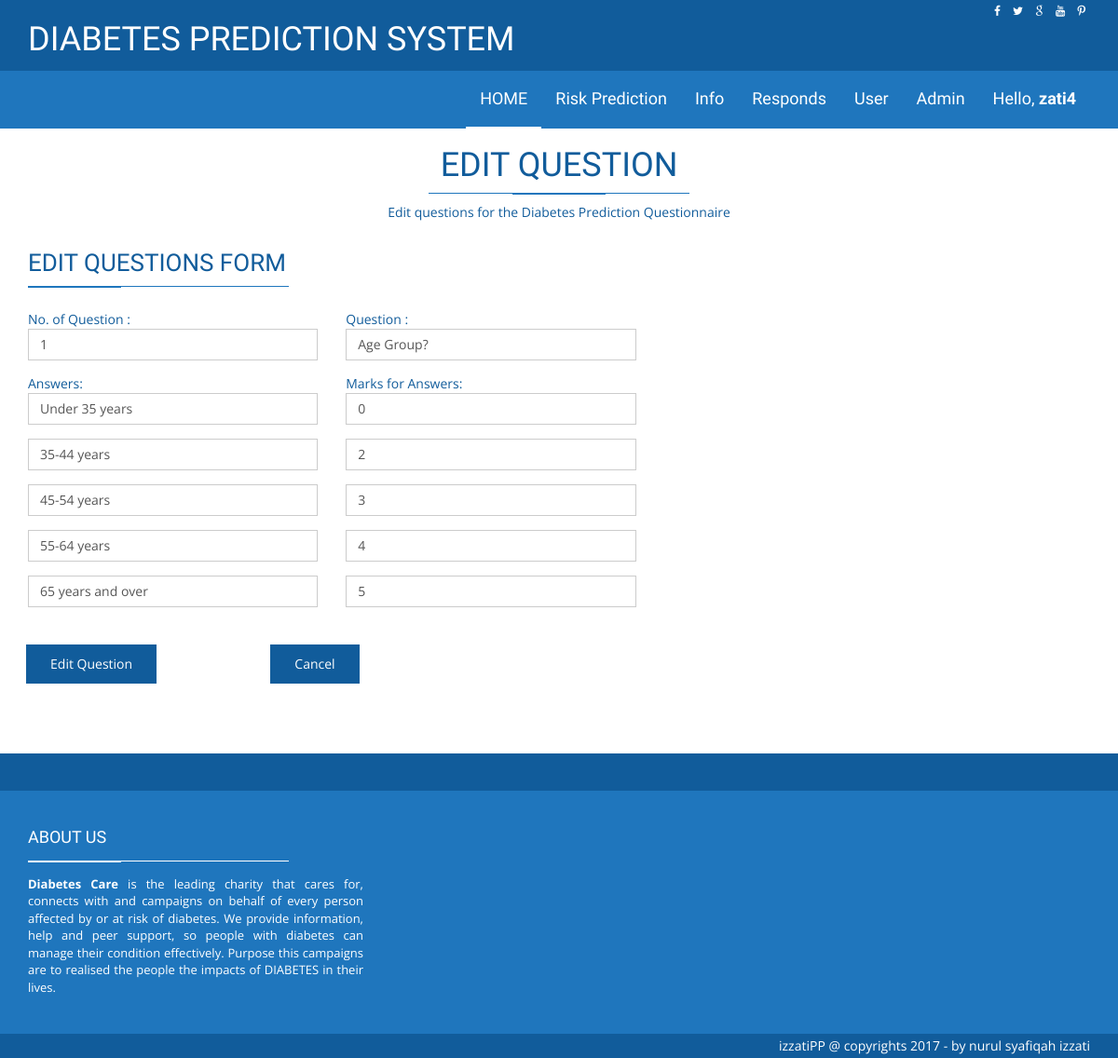
/HTML/edit.php?id=1 (signed in), run on the app's committed database.
### tables this page shows
CREATE TABLE IF NOT EXISTS `questionnaire` (
  `idquestionnaire` int(11) NOT NULL,
  `question` varchar(300) NOT NULL,
  `answer1` varchar(100) NOT NULL,
  `answer2` varchar(100) NOT NULL,
  `answer3` varchar(100) DEFAULT NULL,
  `answer4` varchar(45) DEFAULT NULL,
  `answer5` varchar(45) DEFAULT NULL,
  `mark1` int(2) NOT NULL,
  `mark2` int(2) NOT NULL,
  `mark3` int(2) DEFAULT NULL,
  `mark4` int(2) DEFAULT NULL,
  `mark5` int(2) DEFAULT NULL
);

### HTML/edit.php (the view, shortened to what this page needs)
<?php
$a = $_SESSION['adminID'];
?>
<!DOCTYPE html>
<html class="no-js">
    <head>
        <link rel="stylesheet" href="assets/css/bootstrap.min.css">
        <link rel="stylesheet" href="assets/css/font-awesome.min.css">
        <link rel="stylesheet" href="assets/css/style.css">
    </head>
    <body>
	<?php
 if(isset($_GET['id']))
  {
  $id=$_GET['id'];
  $getselect=mysql_query("SELECT * FROM questionnaire WHERE idquestionnaire=$id");
  while($ques=mysql_fetch_array($getselect))
  {
  $i=$ques['idquestionnaire'];
  $m=$ques['question'];
  $t=$ques['mark1'];
  $p=$ques['answer1'];
  $q=$ques['answer2'];
  $u=$ques['mark2'];
  $r=$ques['answer3'];
  $w=$ques['mark3'];
  $s=$ques['answer4'];
   $z=$ques['mark4'];
  $v=$ques['answer5'];
	$y=$ques['mark5'];
?>
 <header class="main-header">
        <nav class="navbar navbar-static-top">
            <div class="navbar-top">
              <div class="container">
                  <div class="row">
                    <div class="col-sm-6 col-xs-12">
                        <ul class="list-unstyled list-inline header-contact">
                            <li> <h1>DIABETES PREDICTION SYSTEM</li>
                       </ul>
                    </div>
                    <div class="col-sm-6 col-xs-12 text-right">
                        <ul class="list-unstyled list-inline header-social">
                            <li> <a href="#"> <i class="fa fa-facebook"></i> </a> </li>
                            <li> <a href="#"> <i class="fa fa-twitter"></i>  </a> </li>
                            <li> <a href="#"> <i class="fa fa-google"></i>  </a> </li>
                            <li> <a href="#"> <i class="fa fa-youtube"></i>  </a> </li>
                            <li> <a href="#"> <i class="fa fa fa-pinterest-p"></i>  </a> </li>
                       </ul>
                    </div>
                  </div>
              </div>
            </div>
            <div class="navbar-main">
              <div class="container">
                <div id="navbar" class="navbar-collapse collapse pull-right">
                  <ul class="nav navbar-nav">
                     <li><a class="is-active" href="adminIndex.php">HOME </a></li>
                    <li class="has-child"><a href="#">Risk Prediction</a>
					</li>
					<li class="has-child"><a href="#">Info</a>
					</li>
						<li class="has-child"><a href="#">Responds</a>
					</li>
						<li class="has-child"><a href="#">User</a>
					</li>	<li class="has-child"><a href="#">Admin</a>
					</li>
					<li class="has-child"><a href="#">Hello, <b><?php echo $a; ?></b></a>
                  </ul>
                </div>
              </div>
            </div>
        </nav>
    </header>
	<h1 class="page-title"><center> EDIT QUESTION</center> <span class="title-under"></span></h1>
			<p class="page-description">
				<center>Edit questions for the Diabetes Prediction Questionnaire</center>
			</p>
	<div class="main-container fadeIn animated">
		<div class="container">
			<div class="row">
				<div class="col-md-7 col-sm-12 col-form">
					<h2 class="title-style-2">EDIT QUESTIONS FORM <span class="title-under"></span></h2>
					<form action="edit2.php" method="post" class="contact-form ajax-form">
						<div class="row">
									<div class="form-group col-md-6">
						No. of Question :
                             <input type="number" name="idquestionnaire" class="form-control" placeholder=""
      value="<?php echo $i; ?>" required>
                        </div>
						<div class="form-group col-md-6">
						Question :
                             <input type="text" name="question" class="form-control" placeholder=""
      value="<?php echo $m; ?>" required>
                        </div>
							<div class="form-group col-md-6">
							Answers:
	                            <input type="text" name="answer1" class="form-control" placeholder=""
      value="<?php echo $p; ?>"required>
	                        </div>
	                         <div class="form-group col-md-6">
							 Marks for Answers:
	                            <input type="number" name="mark1" class="form-control" placeholder=""
      value="<?php echo $t; ?>" required>
	                        </div>
								<div class="form-group col-md-6">
	                            <input type="text" name="answer2" class="form-control" placeholder=""
      value="<?php echo $q; ?>">
	                        </div>
	                         <div class="form-group col-md-6">
	                            <input type="number" name="mark2" class="form-control" placeholder=""
      value="<?php echo $u; ?>" >
	                        </div>
								<div class="form-group col-md-6">
	                            <input type="text" name="answer3" class="form-control" placeholder=""
      value="<?php echo $r; ?>" >
	                        </div>
	                         <div class="form-group col-md-6">
	                            <input type="number" name="mark3" class="form-control" placeholder=""
      value="<?php echo $w; ?>" >
	                        </div>
								<div class="form-group col-md-6">
	                            <input type="text" name="answer4" class="form-control" placeholder=""
      value="<?php echo $s; ?>" >
	                        </div>
	                         <div class="form-group col-md-6">
	                            <input type="number" name="mark4" class="form-control" placeholder=""
      value="<?php echo $z; ?>">
	                        </div>
								<div class="form-group col-md-6">
	                            <input type="text" name="answer5" class="form-control" placeholder=""
      value="<?php echo $v; ?>" >
	                        </div>
	                         <div class="form-group col-md-6">
	                            <input type="number" name="mark5" class="form-control" placeholder=""
      value="<?php echo $y; ?>" >
	                        </div>
						</div>
                         <div class="form-group col-md-3">
                            <button type="submit" class="btn btn-primary pull-right" name="update" value="Update" id="inputid1">Edit Question</button>
                        </div>
   <div class="form-group col-md-4">
							<input type="button"class="btn btn-primary pull-right" name="cancel" value="Cancel"
onclick="window.location='editQuestion.php'" />
                        </div>
					</form>
				</div>
<?php } } ?>
			</div>
		</div>
	</div>
    <footer class="main-footer">
        <div class="footer-top">
        </div>
        <div class="footer-main">
            <div class="container">
                <div class="row">
                    <div class="col-md-4">
                        <div class="footer-col">
                            <h4 class="footer-title">About us <span class="title-under"></span></h4>
                            <div class="footer-content">
                                <p>
                                    <strong>Diabetes Care</strong>
is the leading charity that cares for, connects with and campaigns on behalf of every person affected by or at risk of diabetes. We provide information, help and peer support, so people with diabetes can manage their condition effectively.
Purpose this campaigns are to realised the people the impacts of DIABETES in their lives.
                                </p>
                            </div>
                        </div>
                    </div>
                    <div class="col-md-4">
                    </div>
                    <div class="clearfix"></div>
                </div>
            </div>
        </div>
        <div class="footer-bottom">
            <div class="container text-right">
                    izzatiPP @ copyrights 2017 - by nurul syafiqah izzati
            </div>
        </div>
    </footer>
    </body>
</html>

### HTML/assets/css/style.css (style rules this page uses)
body { font-family: "Open sans", sans-serif; color: #115c9b; }
h1, h2, h3, h4 { font-family: "Dosis", sans-serif; }
a { color: inherit; }
.navbar-static-top { margin: 0; border: 0; color: #fff; }
.navbar-top { background: #115c9b; font-size: 12px; padding: 3px 0; }
.navbar-top .list-inline { margin-bottom: 0; }
.navbar-top .header-contact li { margin-right: 15px; }
.navbar-main { margin-bottom: 0; color: #fff; background: #1f76bd; }
.navbar-main a:hover, .navbar-main a:active, .navbar-main a:focus, .navbar-main a.is-active { background: none !important; color: inherit; border-bottom: 2px solid #fff; }
.navbar-main li a { font-family: "Dosis", sans-serif; font-size: 18px; padding: 20px 15px; border-bottom: 2px solid transparent; }
.footer-top { background: #115c9b; height: 40px; }
.main-footer { background: #1f76bd; color: #fff; }
.main-footer .footer-main { padding: 30px 0; }
.main-footer .footer-title { text-transform: uppercase; margin-bottom: 10px; }
.main-footer .footer-title .title-under { background: #fff; margin: 15px 0; text-align: left; }
.main-footer .footer-title .title-under:after { margin: 0; background: #fff; }
.main-footer .footer-content { text-align: justify; font-size: 13px; }
.footer-bottom { background: #115c9b; padding: 3px; }
.page-description { font-size: 18px; }
.main-container { margin-bottom: 50px; }
.btn-primary { background: #115c9b; border: none; border-radius: 0; padding: 10px 25px; border: 1px solid transparent; -moz-transition: all, 0.3s; -o-transition: all, 0.3s; -webkit-transition: all, 0.3s; transition: all, 0.3s; margin:10px; }
.title-style-2 { text-align: left; text-transform: uppercase; font-size: 26px; margin-bottom: 25px; }
.title-style-2 .title-under { display: block; margin: 5px 0; }
.title-style-2 .title-under:after { margin: 0; margin-top: 10px; }
.title-under { display: block; margin: 5px auto; background: #1f76bd; height: 1px; width: 280px; }
.title-under:after { content: ''; display: block; width: 100px; background: inherit; height: 2px; margin: 0 auto; margin-top: 10px; }
.form-control { border-radius: 0; box-shadow: none; }
.animated { visibility: visible; -webkit-animation-duration: 1s; animation-duration: 1s; -webkit-animation-fill-mode: both; animation-fill-mode: both; }
.animated.fadeIn { -webkit-animation-duration: 1.5s; animation-duration: 1.5s; }
.fadeIn { -webkit-animation-name: fadeIn; animation-name: fadeIn; }

### data on the page
questionnaire: idquestionnaire "1", question "Age Group?", answer1 "Under 35 years", mark1 "0", answer2 "35-44 years", mark2 "2", answer3 "45-54 years", mark3 "3", answer4 "55-64 years", mark4 "4", answer5 "65 years and over", mark5 "5"
